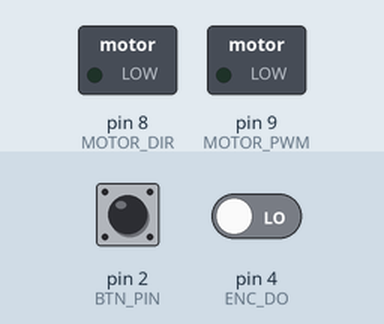
This program was run on a simulated Arduino Nano, built with avr-gcc and run on an emulated ATmega328P. Parts: switched loads named in the program (green lamp = pin HIGH). Inputs (shaded band) come from the test bench; at power-on: pin 4 (ENC_DO) LOW, pin 2 (BTN_PIN) HIGH. EEPROM starts erased; pins used as bus, display or sensor lines are not drawn.

Above: at 0.1 s.
At 1.5 s:
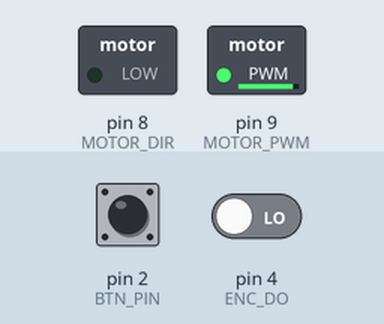
1.6 s: pin 4 (ENC_DO) driven HIGH
At 6.9 s:
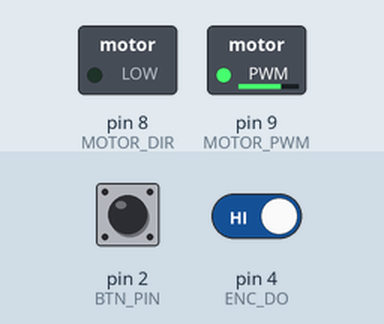
Timing chart, 0 to 10.6 s (numbered marks = the images above; inputs shaded):
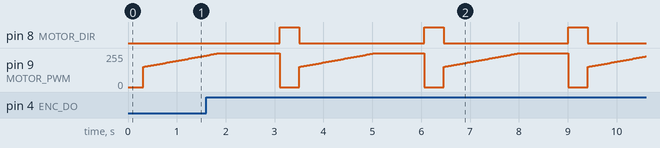

Measured:
- by itself, pin 8 (MOTOR_DIR): alternates HIGH for 0.40 s and LOW for 2.6 s
- by itself, pin 9 (MOTOR_PWM): ramps from 0/255 to 255/255 and jumps back, once every 3.0 s

The program:

main.cpp
```cpp
#include "Arduino.h"

#define FEED_PERIOD_SEC 8    // период кормёжки В ЧАСАХ
#define FEED_SPEED 10    // скорость вращения шнека (условные единицы)
#define MIN_SPEED 150    // мин. скорость мотора (уменьшает время разгона)
#define INVERSE_MOTOR 0  // 0/1 инвертировать мотор (если лень перепаивать провода)
#define INVERSE_BUTTON 0 // 0 - норм. открытая, 1 - норм. замкнутая кнопка
#define CLEAR_TIME 400   // время заднего хода, мс (устранение засора)
#define WAIT_MODE 1      // 0 - сон, 1 - просто задержка

// пины
#define BTN_PIN 2
#define ENC_DO 4
#define ENC_VCC 3
#define MOTOR_DIR 8
#define MOTOR_PWM 9

int realPeriod;
int sleedAmount;
int feedAmount = 100;
int encCounter = 0;
int curEncSpeed = 0;
volatile bool isrState = false;
int motorSpeed = MIN_SPEED;
bool motorDirection = false; // 0 - вперёд, 1 -  назад

#if (WAIT_MODE == 0)
#include "LowPower.h"
#endif
#include <EEPROM.h>

void encTick()
{
  static bool lastState;
  bool curState = digitalRead(ENC_DO); // опрос
  if (lastState != curState)
  { // словили изменение
    lastState = curState;
    if (curState)
    {                                          // по фронту
      encCounter += (motorDirection ? -1 : 1); // запомнили поворот
    }
  }
  static uint32_t tmr;
  if (millis() - tmr >= 300)
  { // таймер для расчёта скорости
    tmr = millis();
    static int lastPos = 0;
    curEncSpeed = encCounter - lastPos; // собственно скорость
    lastPos = encCounter;
  }
}

void runMotor(bool dir, byte speed)
{
  motorDirection = dir;
  dir = dir ^ INVERSE_MOTOR;                               // инверсия если надо
  digitalWrite(MOTOR_DIR, dir);                            // направление
  analogWrite(MOTOR_PWM, (dir) ? (255 - speed) : (speed)); // скорость
}

void feedRoutine()
{
  encTick(); // опрос энкодера
  static uint32_t tmr;
  if (millis() - tmr >= 30)
  { // управление мотором
    tmr = millis();
    if (curEncSpeed < FEED_SPEED)
    {
      motorSpeed += 2; // прибавить газу
    }
    if (curEncSpeed > FEED_SPEED)
    {
      motorSpeed -= 2; // тормозить
    }

    motorSpeed = constrain(motorSpeed, 0, 255); // ограничить 0-255
    static bool stuckFlag = false;
    static uint32_t stuckTimeout;
    if (motorSpeed == 255 && curEncSpeed == 0)
    { // если мотор жарит на полную, но скорость 0
      if (millis() - stuckTimeout > 1000)
      {                   // и это продолжается больше секунды
        runMotor(1, 255); // полный назад! Прочищаем
        uint32_t stuckTmr = millis();
        while (millis() - stuckTmr < CLEAR_TIME)
        {            // в течение CLEAR_TIME
          encTick(); // опрос энкодера
        }
        //delay(CLEAR_TIME);
        motorSpeed = MIN_SPEED;  // сбросили скорость (чтобы не дёргать)
        stuckTimeout = millis(); // сброс таймаута
      }
    }
    else
    {                          // если всё ок
      stuckTimeout = millis(); // сброс таймаута
    }
    runMotor(0, motorSpeed); // крутим мотор
  }
}

void isrHandler()
{
  if (!isrState)
  {
    isrState = true; // поднять флаг прерывания  если он сброшен
  }
}

int calibrateWDT()
{
  WDTCSR |= (1 << WDCE) | (1 << WDE); // разрешаем вмешательство
  WDTCSR = 0x47;                      // таймаут ~ 2 c
  asm("wdr");                         // сбросили пса
  uint16_t startTime = millis();      // засекли время
  while (!(WDTCSR & (1 << WDIF)))
    ; // ждем таймаута
  uint16_t ms = millis() - startTime;
  WDTCSR |= (1 << WDCE) | (1 << WDE); // разрешаем вмешательство
  WDTCSR = 0;                         // выкл wdt
  return ms * 4;                      // ms ~ 2000. Ищем реальные 8 секунд
}

void setup()
{
  if (EEPROM.read(1000) != 50)
  { // первый запуск
#if (WAIT_MODE == 0)
    realPeriod = calibrateWDT(); // калибровка пёса, находим реальные 8 секунд
#endif
    EEPROM.write(1000, 50);
    EEPROM.put(0, feedAmount);
    EEPROM.put(2, realPeriod);
  }

  EEPROM.get(0, feedAmount);
#if (WAIT_MODE == 0)
  EEPROM.get(2, realPeriod);
  sleedAmount = (float)FEED_PERIOD_SEC * 3600 / realPeriod * 1000; // находим сколько раз спать по 8 секунд!
#endif

  pinMode(ENC_VCC, OUTPUT);
  pinMode(MOTOR_DIR, OUTPUT);
  pinMode(MOTOR_PWM, OUTPUT);
  pinMode(BTN_PIN, INPUT_PULLUP);
  digitalWrite(ENC_VCC, HIGH);

  // Пины D9 и D10 - 7.8 кГц чтобы не было ПИСКА
  TCCR1A = 0b00000001; // 8bit
  TCCR1B = 0b00001010; // x8 fast pwm
  attachInterrupt(0, isrHandler, INVERSE_BUTTON ? RISING : FALLING);
  delay(300); // ждём когда устаканится прерывание
  isrState = false;
}

void loop()
{
  if (isrState)
  {
    delay(1000); // тупим секунду
    if (digitalRead(BTN_PIN) ^ INVERSE_BUTTON)
    {                   // если кнопка отпущена (клик)
      isrState = false; //
    }
    else
    {                              // если кнопка нажата
      digitalWrite(ENC_VCC, HIGH); // включаем энкодер
      while (!digitalRead(BTN_PIN) ^ INVERSE_BUTTON)
      {                // пока кнопка нажата
        feedRoutine(); // крутим вертим
      }
      runMotor(0, 0);             // стоп машина
      feedAmount = encCounter;    // запомнили сколько накрутили
      EEPROM.put(0, feedAmount);  // записали в епром
      encCounter = 0;             // сброс счётчика
      motorSpeed = MIN_SPEED;     // скорость в мин
      digitalWrite(ENC_VCC, LOW); // выключаем энкодер
    }
  }

  if (!isrState)
  {                              // если проснулись по таймеру или кликнули по кнопке
    digitalWrite(ENC_VCC, HIGH); // включаем энкодер
    while (encCounter < feedAmount)
    { // пока не повернёмся нужное количество раз
      feedRoutine();
    }
    encCounter = 0;             // сброс счётчика
    motorSpeed = MIN_SPEED;     // скорость в мин
    runMotor(0, 0);             // стоп машина
    digitalWrite(ENC_VCC, LOW); // выключаем энкодер
  }
  isrState = false;

#if (WAIT_MODE == 0)
  // ЗДОРОВЫЙ СОН
  for (int i = 0; i < sleedAmount; i++)
  { // спим по 8 секунд
    LowPower.powerDown(SLEEP_8S, ADC_OFF, BOD_OFF);
    if (isrState)
      break; // если было нажатие - просыпаемся и уходим в начало loop
  }
#else
  // ИЛИ ОЖИДАНИЕ
  uint32_t tmr = millis();
  uint32_t waitPrd = (uint32_t)FEED_PERIOD_SEC * 1000;
  while (millis() - tmr < waitPrd)
  {
    if (isrState)
      break; // если было нажатие - выходим и уходим в начало loop
  }
#endif
}
```
